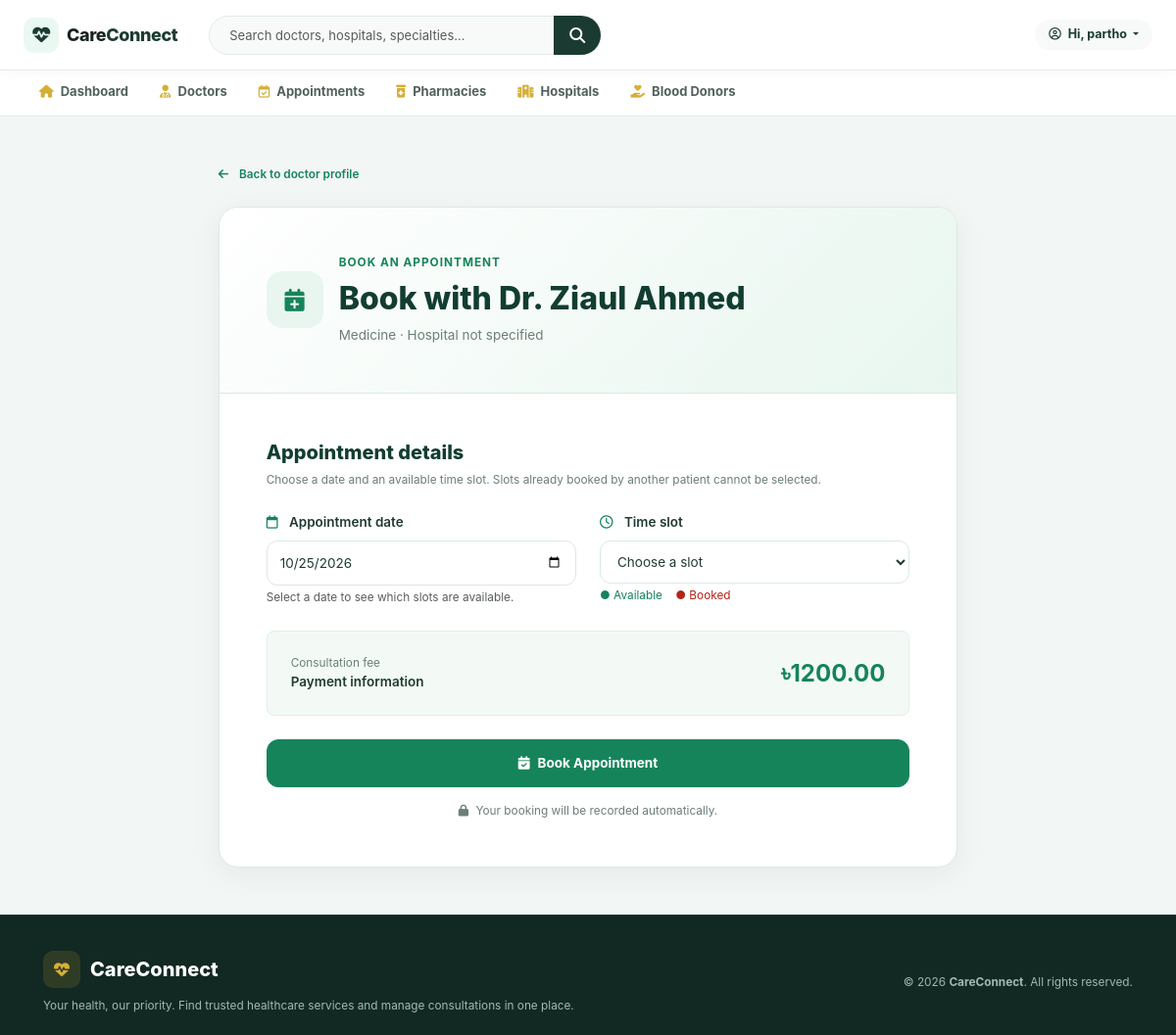
The app's page /appointments/book/33/ (signed in), older data.
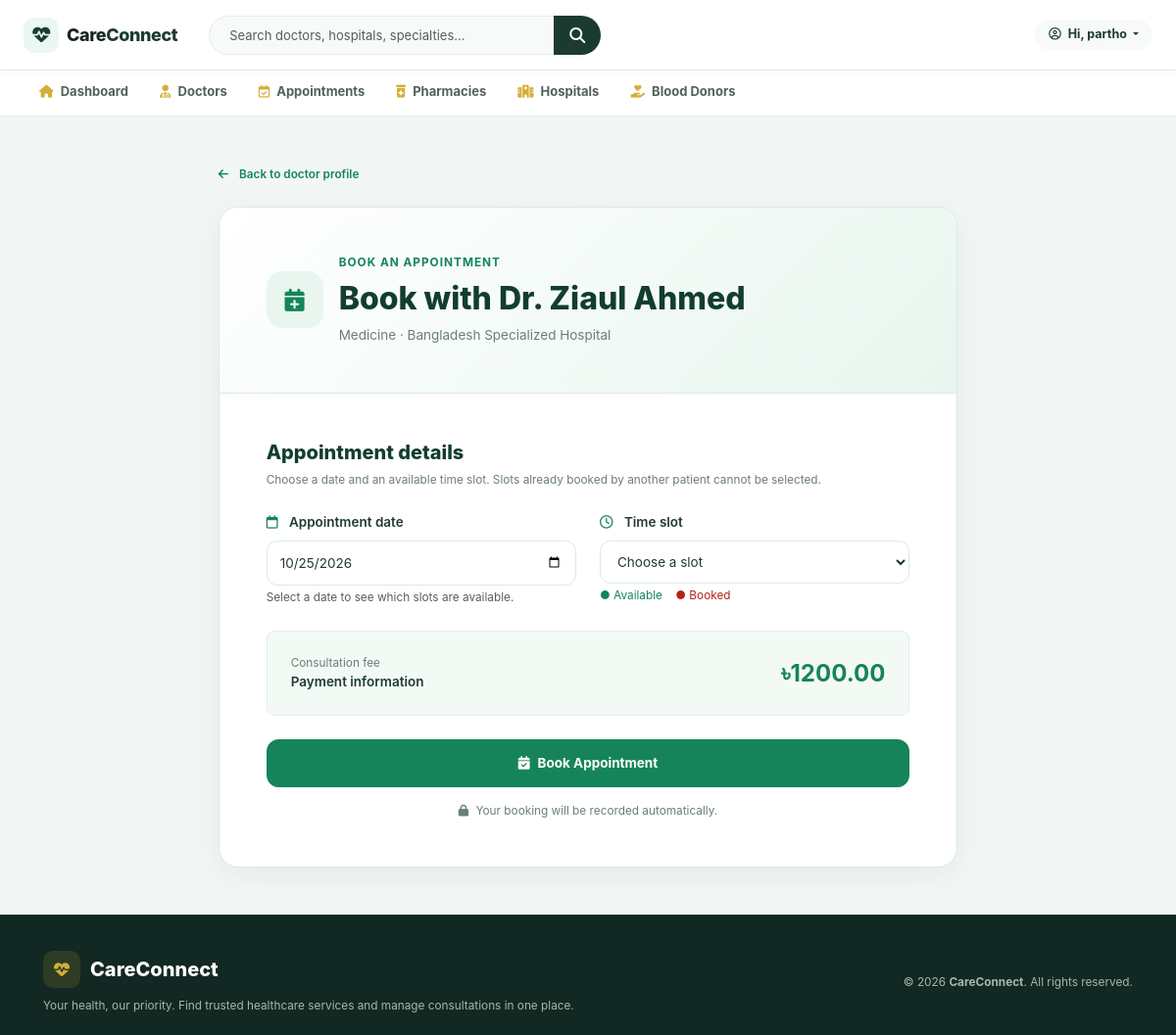
The same page, newer data.
### doctors/models.py (models this page shows, shortened)
class Doctor(models.Model):
    name = models.CharField(max_length=150)
    qualification = models.CharField(max_length=200)
    specialty = models.CharField(max_length=150)
    consultation_fee = models.DecimalField(
        max_digits=8,
        decimal_places=2
    )
    available_days = models.CharField(max_length=100)
    visiting_hours = models.CharField(max_length=100)
    phone = models.CharField(
        max_length=30,
        blank=True,
        null=True
    )
    hospital = models.ForeignKey(
        'hospitals.Hospital',
        on_delete=models.SET_NULL,
        null=True,
        blank=True,
        related_name='doctors'
    )
    photo = models.ImageField(
        upload_to='doctors/',
        blank=True,
        null=True
    )
    @property
    def hospital_name(self):
        if self.hospital_id and self.hospital:
            return self.hospital.name
        return "Hospital not specified"

### hospitals/models.py (models this page shows, shortened)
class Hospital(models.Model):
    name = models.CharField(max_length=200)
    address = models.CharField(max_length=300)
    location = models.CharField(max_length=150, default="Dhanmondi, Dhaka")
    image = models.ImageField(upload_to='hospitals/', blank=True, null=True)
    rating = models.DecimalField(max_digits=3, decimal_places=1, default=4.5)
    reviews_count = models.IntegerField(default=120)
    total_beds = models.IntegerField(default=300)
    total_doctors = models.IntegerField(default=24)
    distance = models.CharField(max_length=50, default="1.2 km away")
    latitude = models.FloatField(default=23.7461, null=True, blank=True)
    longitude = models.FloatField(default=90.3742, null=True, blank=True)
    helpline = models.CharField(max_length=50, default="09612-345678")
    emergency_contact = models.CharField(max_length=50, default="01713-456789")
    email = models.EmailField(default="info@labaidgroup.com")
    website = models.URLField(default="https://www.labaidgroup.com")
    description = models.TextField(blank=True)
    has_icu = models.BooleanField(default=True)
    has_ccu = models.BooleanField(default=True)
    has_nicu = models.BooleanField(default=True)
    has_emergency = models.BooleanField(default=True)
    has_ambulance = models.BooleanField(default=True)
    has_pharmacy = models.BooleanField(default=True)

### appointments/views.py (the view, shortened to what this page needs)
@login_required
def book_appointment(request, doctor_pk):
    doctor = get_object_or_404(Doctor, pk=doctor_pk)
    today = timezone.localdate()
    selected_date = today
    date_text = request.GET.get("date", "").strip()
    if selected_date < today:
        selected_date = today
    booked_slots = set(
        Appointment.objects.filter(
            doctor=doctor,
            appointment_date=selected_date,
        ).exclude(
            status="Cancelled"
        ).values_list("time_slot", flat=True)
    )
    booked_slots = set(
        Appointment.objects.filter(
            doctor=doctor,
            appointment_date=selected_date,
        ).exclude(
            status="Cancelled"
        ).values_list("time_slot", flat=True)
    )
    return render(
        request,
        "appointments/book_appointment.html",
        {
            "doctor": doctor,
            "today": today.isoformat(),
            "selected_date": selected_date.isoformat(),
            "time_slots": TIME_SLOTS,
            "booked_slots": booked_slots,
        }
    )

### templates/appointments/book_appointment.html (shortened to what the changed rows need)
{% extends 'base.html' %}
{% block content %}
<div class="booking-page py-2 py-lg-4">
    <div class="row justify-content-center">
        <div class="col-lg-9 col-xl-8">
            <section class="bp-card">
                <header class="p-4 p-lg-5"
                        style="background:linear-gradient(135deg,#fff,#e8f6ef);border-bottom:1px solid #dce9e2;">
                    <div class="d-flex align-items-center gap-3">
                        <div>
                            <div class="small fw-bold mb-2"
                                 style="color:#16845b;letter-spacing:1px;">
                                BOOK AN APPOINTMENT
                            </div>
                            <h2 class="bp-heading mb-2">
                                Book with {{ doctor.name }}
                            </h2>
                            <p class="bp-muted mb-0">
                                {{ doctor.specialty }} ·
                                {{ doctor.hospital_name }}
                            </p>
                        </div>
                    </div>
                </header>
                <div class="p-4 p-lg-5">
                    <form method="post">
                        <div class="d-flex justify-content-between align-items-center gap-3 p-3 p-md-4 rounded-3 my-4"
                             style="background:#f3faf6;border:1px solid #e1efe7;">
                            <div>
                                <div class="bp-muted small">
                                </div>
                                <div class="fw-semibold">
                                </div>
                            </div>
                            <strong class="fs-4" style="color:#16845b;">
                                ৳{{ doctor.consultation_fee }}
                            </strong>
                        </div>
                    </form>
                </div>
            </section>
        </div>
    </div>
</div>
{% endblock %}

Row changes from the older to the newer data that the page shows:
changed Doctor "Dr. Ziaul Ahmed": hospital_name "Hospital not specified" → "Bangladesh Specialized Hospital"
